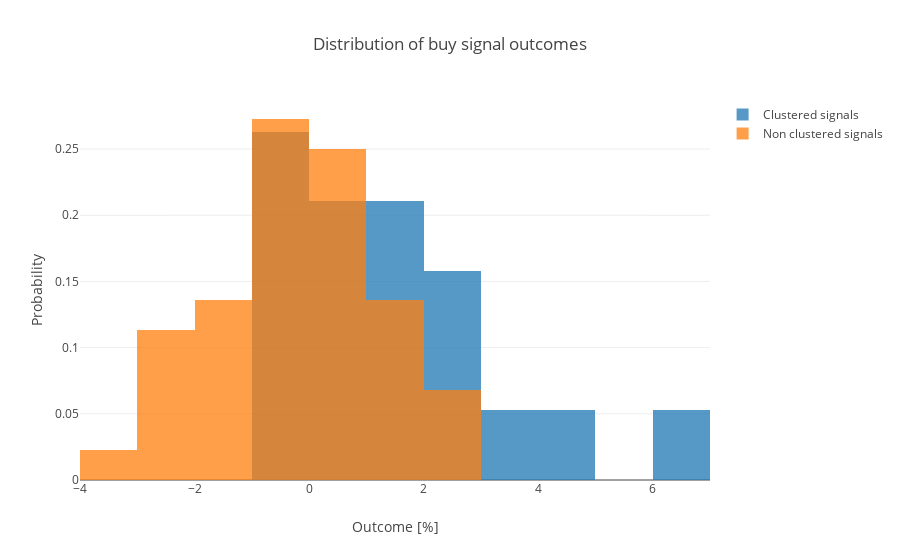

Here is the notebook cell this chart was saved with:
### Code cell
# run this to see the difference between
# non clustered and clustered buy signals
import plotly.offline as py
import plotly.graph_objs as go


py.init_notebook_mode(connected=True)


trace1 = go.Histogram(
    x=np.array(clustered_signal_results)*100-100,
    opacity=0.75,
    histnorm='probability',
    name='Clustered signals',
    xbins=dict(
        start=-10.0,
        end=10.0,
        size=1
    )
)
trace2 = go.Histogram(
    x=np.array(non_clustered_signal_results)*100-100,
    opacity=0.75,
    histnorm='probability',
    name='Non clustered signals',
    xbins=dict(
        start=-10.0,
        end=10.0,
        size=1
    )
)

data = [trace1, trace2]
layout = go.Layout(barmode='overlay', title='Distribution of buy signal outcomes', 
                  xaxis=dict(
        title='Outcome [%]',
        ),
                  yaxis=dict(
        title='Probability',
       ))
fig = go.Figure(data=data, layout=layout)

py.iplot(fig, filename='overlaid histogram')

### Figure 1 — Plotly figure (JSON) as saved in the notebook; plotly's stock layout.template omitted (floating-point values rounded to 4 significant figures)
{"data": [{"histnorm": "probability", "name": "Clustered signals", "opacity": 0.75, "type": "histogram", "x": [-0.1038, 1.857, 1.283, 0.6119, 0.3041, -0.1427, -0.286, -0.6399, 2.797, 1.247, -0.7199, 4.87, 2.991, 2.228, 0.9003, 1.997, 0.7733, 3.002, 6.05], "xbins": {"end": 10, "size": 1, "start": -10}}, {"histnorm": "probability", "name": "Non clustered signals", "opacity": 0.75, "type": "histogram", "x": [1.775, 0.3587, 0.9781, 0.4859, -2.508, 0.4837, -0.4158, 0, 0.7042, -0.1782, 0.0721, -2.202, -1.429, -0.7365, -0.04184, 2.103, -2.541, -2.634, -0.6753, -0.0912, -0.9119, -0.8283, 0.1038, 2.192, 0.5982, -1.168, -1.513, -2.326, -1.017, 1.223, 1.215, -0.8318, -1.096, 0.6466, 2.588, 0.8367, -0.2339, 1.911, -0.6293, -0.517, 1.52, -3.165, -1.665, 1.745], "xbins": {"end": 10, "size": 1, "start": -10}}], "layout": {"barmode": "overlay", "title": "Distribution of buy signal outcomes", "xaxis": {"title": "Outcome [%]"}, "yaxis": {"title": "Probability"}}}
